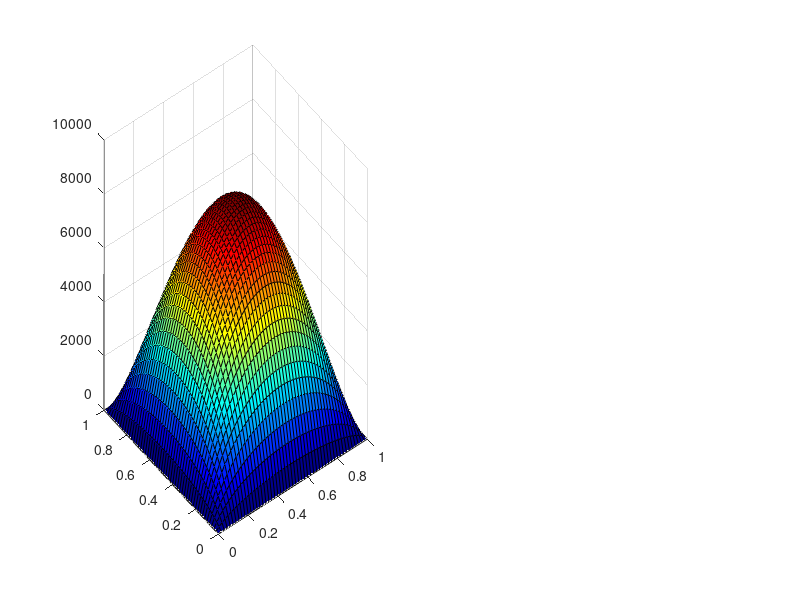

MATLAB code to generate this figure: (Note: this script raises an error after producing the figure.)
% ====================================================
% 二维电位边值问题的有限差分法求解 (矩形域, 直角坐标)
% 方程: d^2φ/dx^2 + d^2φ/dy^2 = -ρ/ε
% ====================================================

clear; clc; close all;

% ---------- 物理与几何参数 ----------
Lx = 1.0;            % x方向长度
Ly = 1.0;            % y方向长度
eps0 = 8.854e-12;    % 真空介电常数 (若ρ=0可忽略)
rho = 0;             % 电荷密度 (C/m^3)，拉普拉斯方程设为0

% ---------- 网格参数 ----------
Nx = 51;             % x方向节点数 (含边界)
Ny = 51;             % y方向节点数 (含边界)
dx = Lx/(Nx-1);      % x方向步长
dy = Ly/(Ny-1);      % y方向步长

% ---------- 初始化 ----------
phi = zeros(Ny, Nx); % 电位矩阵 (行：y, 列：x)

% ---------- 边界条件 ----------
phi(1, :)  = 0.0;    % 下边界
phi(Ny, :) = 0.0;    % 上边界
phi(:, 1)  = 0.0;    % 左边界
phi(:, Nx) = 0.0;    % 右边界

% ---------- 源项（均匀体电荷，泊松方程） ----------
rho = 1e-6;          % 电荷密度 (C/m^3)
f = rho/eps0 * ones(Ny, Nx);

% ---------- 迭代参数 ----------
omega = 1.8;          % 松弛因子 (SOR)
tol = 1e-6;
maxIter = 10000;

% ---------- 迭代求解 (SOR) ----------
for iter = 1:maxIter
    phi_old = phi;
    maxErr = 0;

    for j = 2:Ny-1
        for i = 2:Nx-1
            if dx == dy
                h = dx;
                phi_new = 0.25 * (phi(j, i-1) + phi(j, i+1) + phi(j-1, i) + phi(j+1, i) + h^2 * f(j,i));
            else
                phi_new = ( (phi(j,i-1)+phi(j,i+1))/dx^2 + (phi(j-1,i)+phi(j+1,i))/dy^2 + f(j,i) ) / (2/dx^2 + 2/dy^2);
            end
            phi(j, i) = (1 - omega) * phi(j, i) + omega * phi_new;
            err = abs(phi(j, i) - phi_old(j, i));
            if err > maxErr, maxErr = err; end
        end
    end

    if maxErr < tol
        fprintf('迭代收敛于第 %d 步, 最大误差 = %.2e\n', iter, maxErr);
        break;
    end
end
if iter == maxIter
    fprintf('达到最大迭代次数 %d, 最大误差 = %.2e\n', maxIter, maxErr);
end

% ---------- 后处理与绘图 ----------
x = linspace(0, Lx, Nx);
y = linspace(0, Ly, Ny);
[X, Y] = meshgrid(x, y);

% 确定统一的颜色范围 (由电位数据的最小值和最大值决定)
cmin = min(phi(:));
cmax = max(phi(:));

% 创建图形窗口
figure('Position', [100, 100, 1000, 400]);

% ---- 子图1：三维曲面图 ----
subplot(1, 2, 1);
surf(X, Y, phi);
colormap(jet);
clim([cmin, cmax]);
shading interp;
xlabel('x (m)'); ylabel('y (m)'); zlabel('\phi (V)');
title('电位分布 (3D曲面)');
view(135, 30);
axis tight;

% ---- 子图2：二维等值线填色图 ----
subplot(1, 2, 2);
contourf(X, Y, phi, 20, 'LineColor', 'none');
clim([cmin, cmax]);
xlabel('x (m)'); ylabel('y (m)');
title('电位等值线图');
axis equal tight;

% ---- 添加共用的颜色条 ----
% 在右侧创建一个颜色条，位置与两个子图匹配
hp = get(gcf, 'Position');
cbar = colorbar;
cbar.Label.String = '电位 (V)';
% 将颜色条放在右侧合适位置
cbar.Position = [0.92, 0.15, 0.02, 0.7];
subplot(1,2,1);
daspect([1, 1, 1e4]);   
